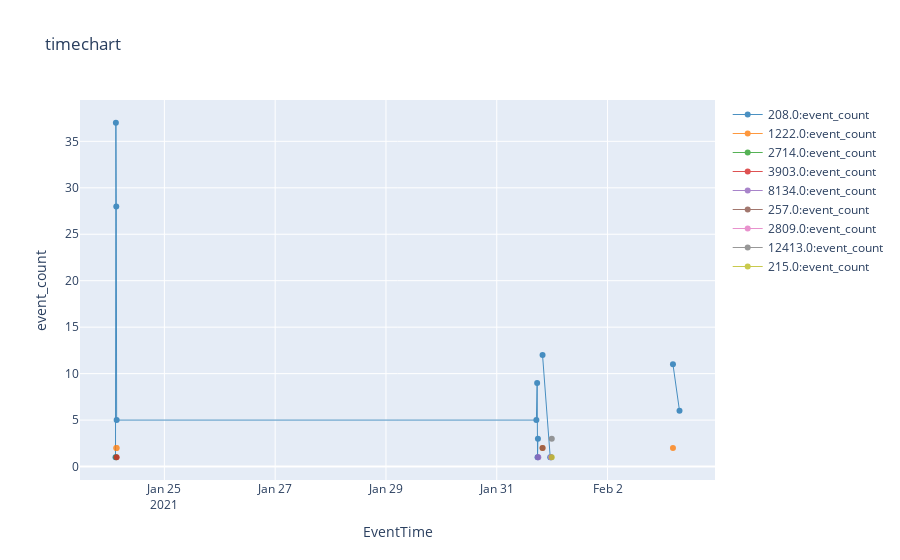

The code cell stored with this chart in its notebook:
### Markdown cell above
## Analyze Errors

### Code cell
%%kql 
AzureDiagnostics
| where OperationName == "ErrorEvent"
| extend ErrorNumber =  tostring(error_number_d) 
| summarize event_count=count() by EventTime = bin(TimeGenerated, 10m), ErrorNumber
| render timechart
